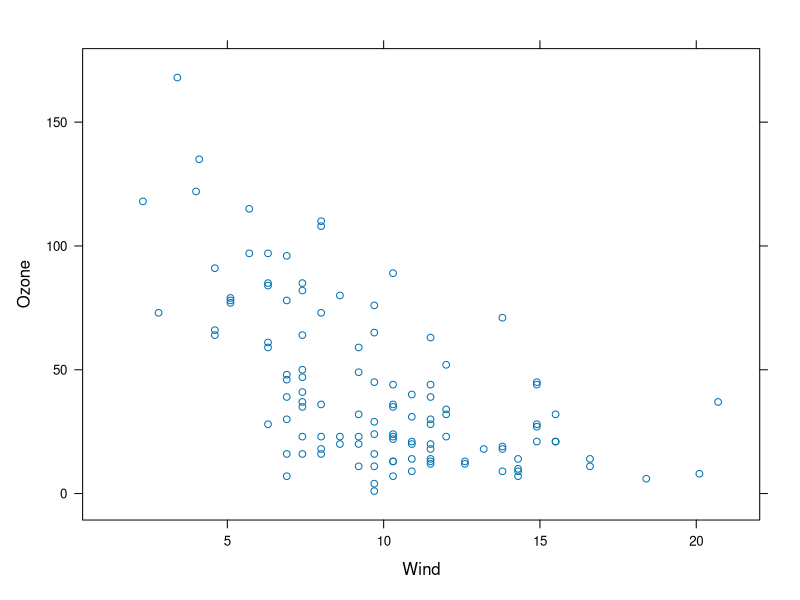
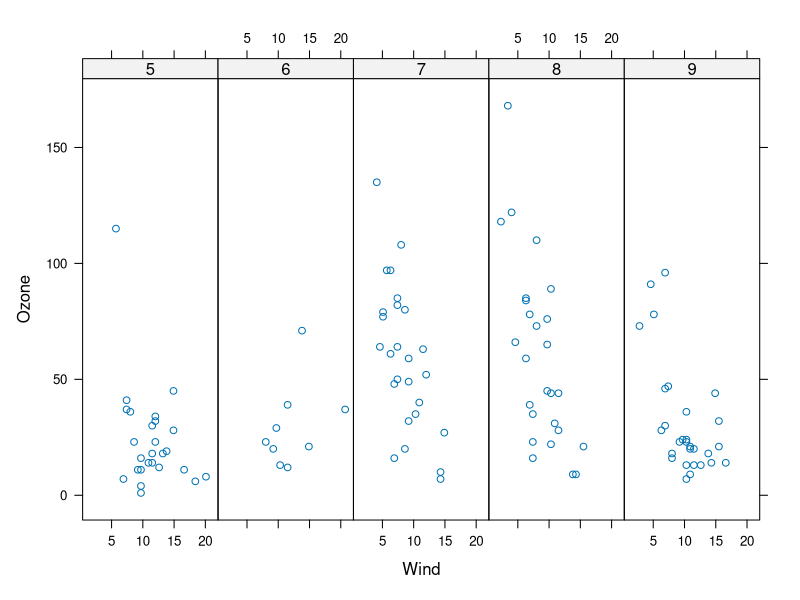
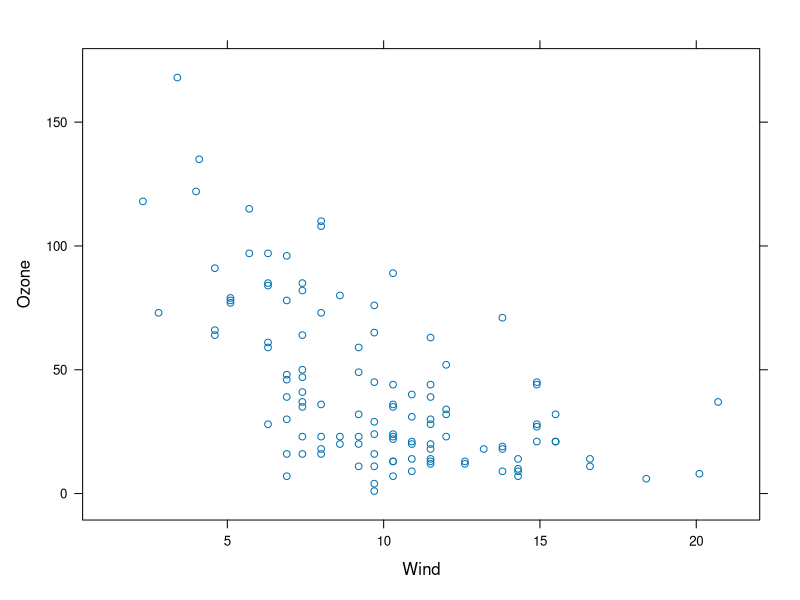
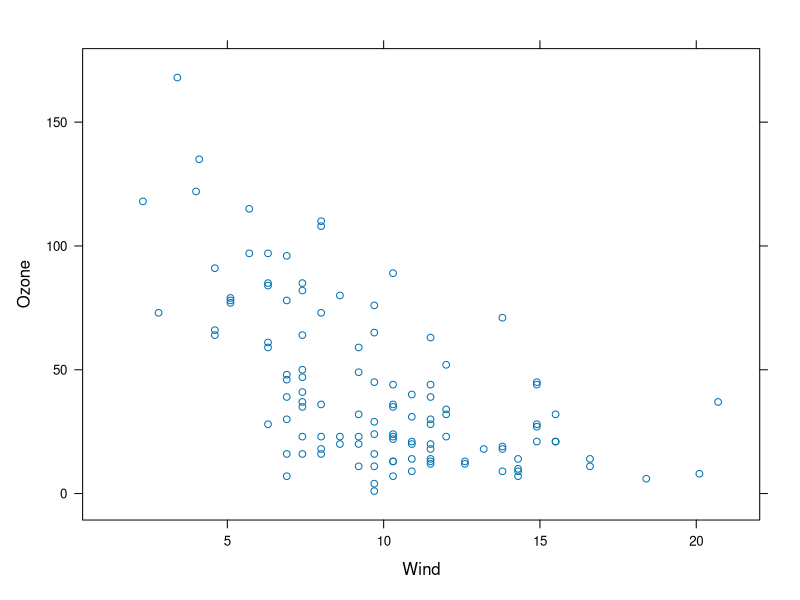

Source code (R) for these figures, in order:
## ---- chunk 1
knitr::opts_chunk$set(echo = TRUE)

dir <- "/Users/andrew/Course4Week2"
setwd(dir)
## ---- chunk 2
library(lattice)
library(datasets)

xyplot(Ozone ~ Wind, data = airquality)
## ---- chunk 3
#first, we will just convert 'Month' to a factor variable:
airquality <- transform(airquality, Month = factor(Month))

#note that this dataset only has data for months 5, 6, 7, 8, and 9

xyplot(Ozone ~ Wind | Month, data = airquality, layout = c(5,1))
## ---- chunk 4
p <- xyplot(Ozone ~ Wind, data = airquality)
## ---- chunk 5
print(p)
## ---- chunk 6
xyplot(Ozone ~ Wind, data = airquality)
